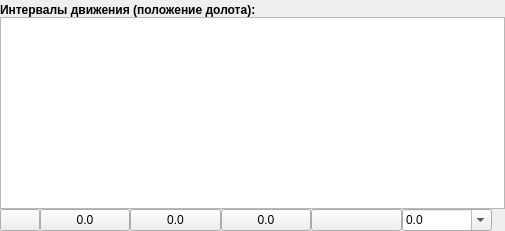
             <widget class="QWidget" name="page_5">
              <layout class="QVBoxLayout" name="verticalLayout_22">
               <property name="spacing">
                <number>0</number>
               </property>
               <property name="leftMargin">
                <number>0</number>
               </property>
               <property name="topMargin">
                <number>0</number>
               </property>
               <property name="rightMargin">
                <number>0</number>
               </property>
               <property name="bottomMargin">
                <number>0</number>
               </property>
               <item>
                <layout class="QVBoxLayout" name="verticalLayout_24">
                 <property name="spacing">
                  <number>0</number>
                 </property>
                 <property name="topMargin">
                  <number>3</number>
                 </property>
                 <item>
                  <widget class="QLabel" name="tableNamelabel">
                   <property name="sizePolicy">
                    <sizepolicy hsizetype="Expanding" vsizetype="Preferred">
                     <horstretch>0</horstretch>
                     <verstretch>0</verstretch>
                    </sizepolicy>
                   </property>
                   <property name="font">
                    <font>
                     <bold>true</bold>
                    </font>
                   </property>
                   <property name="text">
                    <string>Интервалы движения (положение долота):</string>
                   </property>
                  </widget>
                 </item>
                 <item>
                  <widget class="QTableWidget" name="pdTableWidget">
                   <property name="minimumSize">
                    <size>
                     <width>505</width>
                     <height>0</height>
                    </size>
                   </property>
                   <property name="sortingEnabled">
                    <bool>false</bool>
                   </property>
                   <property name="rowCount">
                    <number>0</number>
                   </property>
                   <property name="columnCount">
                    <number>0</number>
                   </property>
                   <attribute name="horizontalHeaderMinimumSectionSize">
                    <number>20</number>
                   </attribute>
                   <attribute name="horizontalHeaderShowSortIndicator" stdset="0">
                    <bool>false</bool>
                   </attribute>
                   <attribute name="horizontalHeaderStretchLastSection">
                    <bool>false</bool>
                   </attribute>
                   <attribute name="verticalHeaderMinimumSectionSize">
                    <number>20</number>
                   </attribute>
                   <attribute name="verticalHeaderDefaultSectionSize">
                    <number>25</number>
                   </attribute>
                   <attribute name="verticalHeaderShowSortIndicator" stdset="0">
                    <bool>false</bool>
                   </attribute>
                   <attribute name="verticalHeaderStretchLastSection">
                    <bool>false</bool>
                   </attribute>
                  </widget>
                 </item>
                 <item>
                  <layout class="QHBoxLayout" name="horizontalLayout_32">
                   <property name="spacing">
                    <number>0</number>
                   </property>
                   <item>
                    <widget class="QPushButton" name="pushButton_2">
                     <property name="sizePolicy">
                      <sizepolicy hsizetype="Preferred" vsizetype="Preferred">
                       <horstretch>0</horstretch>
                       <verstretch>0</verstretch>
                      </sizepolicy>
                     </property>
                     <property name="minimumSize">
                      <size>
                       <width>40</width>
                       <height>0</height>
                      </size>
                     </property>
                     <property name="maximumSize">
                      <size>
                       <width>40</width>
                       <height>16777215</height>
                      </size>
                     </property>
                     <property name="text">
                      <string/>
                     </property>
                    </widget>
                   </item>
                   <item>
                    <widget class="QPushButton" name="pdLenBox">
                     <property name="toolTip">
                      <string>Общая длина по глубиномеру</string>
                     </property>
                     <property name="text">
                      <string>0.0</string>
                     </property>
                    </widget>
                   </item>
                   <item>
                    <widget class="QPushButton" name="pdMeasBox">
                     <property name="toolTip">
                      <string>Общая длина по мере</string>
                     </property>
                     <property name="text">
                      <string>0.0</string>
                     </property>
                    </widget>
                   </item>
                   <item>
                    <widget class="QPushButton" name="pdErrBox">
                     <property name="toolTip">
                      <string>Общая ошибка</string>
                     </property>
                     <property name="text">
                      <string>0.0</string>
                     </property>
                    </widget>
                   </item>
                   <item>
                    <widget class="QPushButton" name="pdDepthBox">
                     <property name="text">
                      <string/>
                     </property>
                    </widget>
                   </item>
                   <item>
                    <widget class="QComboBox" name="pdSpeedComboBox">
                     <property name="toolTip">
                      <string>Минимальная скорость</string>
                     </property>
                     <property name="editable">
                      <bool>true</bool>
                     </property>
                     <property name="currentText">
                      <string>0.0</string>
                     </property>
                    </widget>
                   </item>
                   <item>
                    <spacer name="horizontalSpacer_13">
                     <property name="orientation">
                      <enum>Qt::Horizontal</enum>
                     </property>
                     <property name="sizeType">
                      <enum>QSizePolicy::Fixed</enum>
                     </property>
                     <property name="sizeHint" stdset="0">
                      <size>
                       <width>13</width>
                       <height>20</height>
                      </size>
                     </property>
                    </spacer>
                   </item>
                  </layout>
                 </item>
                </layout>
               </item>
              </layout>
             </widget>
